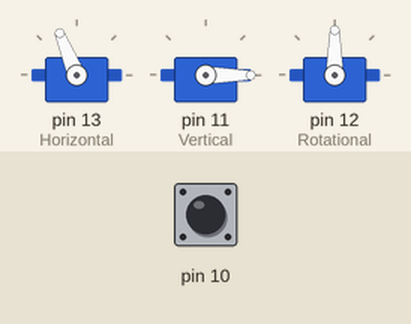
This sketch was run on a simulated Arduino Uno, built with avr-gcc and run on an emulated ATmega328P. Shown: 3 × servo. The test bench sets the inputs (shaded band); at power-on: pin 10 HIGH.

Above: at 1.1 s.
At 20.6 s:
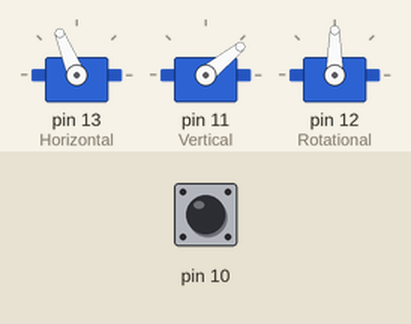
At 30.1 s:
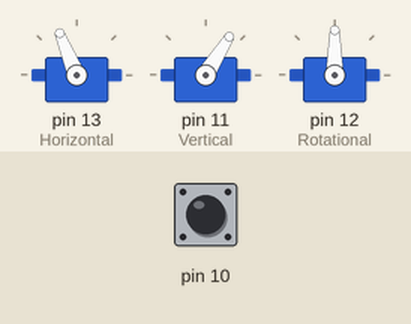
At 39.75 s:
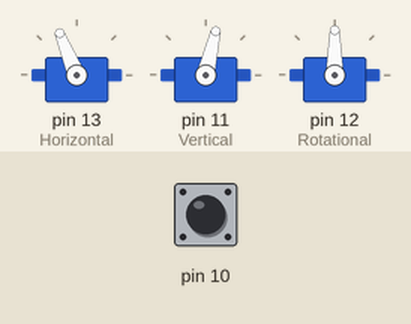
Timing chart, 0 to 40.0 s (numbered marks = the images above):
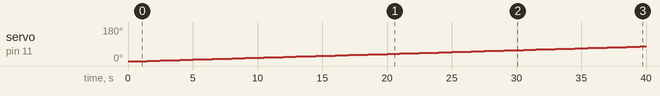

The sketch:

Servo_Platform_2.ino
```cpp
#include <Servo.h>

#define RotSenter 60
#define HorSenter 10
#define VerSenter 23

Servo Vertical;
Servo Horizontal;
Servo Rotational;

void setup() {
  delay(1000);
  //Serial.begin(9600);
  //Serial.print("Start");

  pinMode(10, INPUT);
  Horizontal.attach(13);
  Vertical.attach(11);
  Rotational.attach(12);

  //Rotational.write(RotSenter);
  //Vertical.write(VerSenter);

  while(digitalRead(10) == 0) {
  }
  //Serial.print(digitalRead(10));
}

void loop() {
  Horizontal.writeMicroseconds(1700);
  for(uint8_t i; i<360; i++) {
    Vertical.write(i);
    delay(500);
  }
}
```

Measured:
- by itself, servo on pin 11 (Vertical): moves from 0° to 77° over 38.0 s
